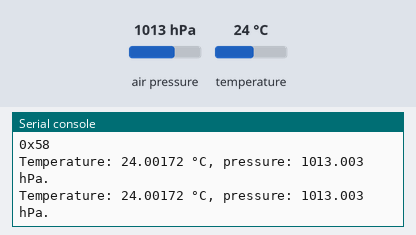
This program was run on a simulated Raspberry Pi Pico running MicroPython. Parts: the last lines printed to the serial console. The inputs (shaded band) are chosen by the test bench; at power-on: air pressure 1013 hPa, temperature 24 °C. Library files of the repository ran but are not shown: bmp280_spi.py.

Above: at 1.2 s.
1.3 s: air pressure set to 952 hPa
At 2.6 s:
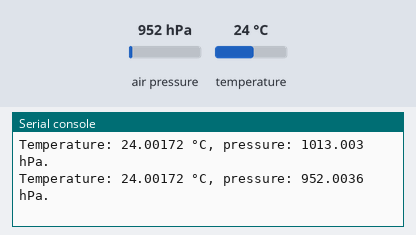
2.8 s: temperature set to 12 °C
At 3.9 s:
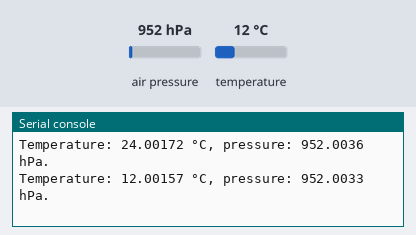
4.3 s: air pressure set to 975 hPa
At 5.9 s:
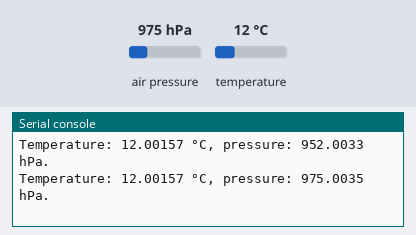
Timing chart, 0 to 7.4 s (numbered marks = the images above; inputs shaded):
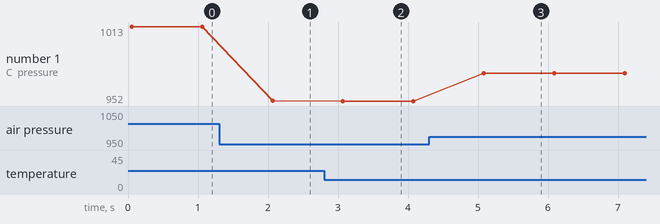

Measured:
- after the input at 1.3 s, the serial console: prints a new line after 0.77 s (image 1)
- after the input at 2.8 s, the serial console: prints a new line after 0.27 s (image 2)
- after the input at 4.3 s, the serial console: prints a new line after 0.78 s (image 3)
- plotted number 1: 1013 → 952 after the input at 1.3 s, 952 → 952 after the input at 2.8 s, 952 → 975 after the input at 4.3 s

The program:

12_SPI_BPM280_Demo.py
```python
# Bibliotheken laden
from machine import Pin, SPI
from utime import sleep
from bmp280_spi import BMP280SPI

# BMP280 Sensor an SPI Bus initialisieren
# GPIO 16 - Pico RX <- BMP TX
# GPIO 17 - Chip Select
# GPIO 18 - Clock
# GPIO 19 - Pico TX -> BMP RX
spi = SPI(0, sck=Pin(18), mosi=Pin(19), miso=Pin(16), polarity=1, phase=1)
spi_cs = Pin(17, Pin.OUT, value=1)
bmp280_spi = BMP280SPI(spi, spi_cs)

# Die BMP280 Chip ID Auslesen. Sollte 0x58 sein
print(bmp280_spi.chip_id)

# Sensor auslesen und die gemessenen Werte anzeigen
while True:
    readout = bmp280_spi.measurements
    print(f"Temperature: {readout['t']} °C, pressure: {readout['p']} hPa.")
    sleep(1)
```
